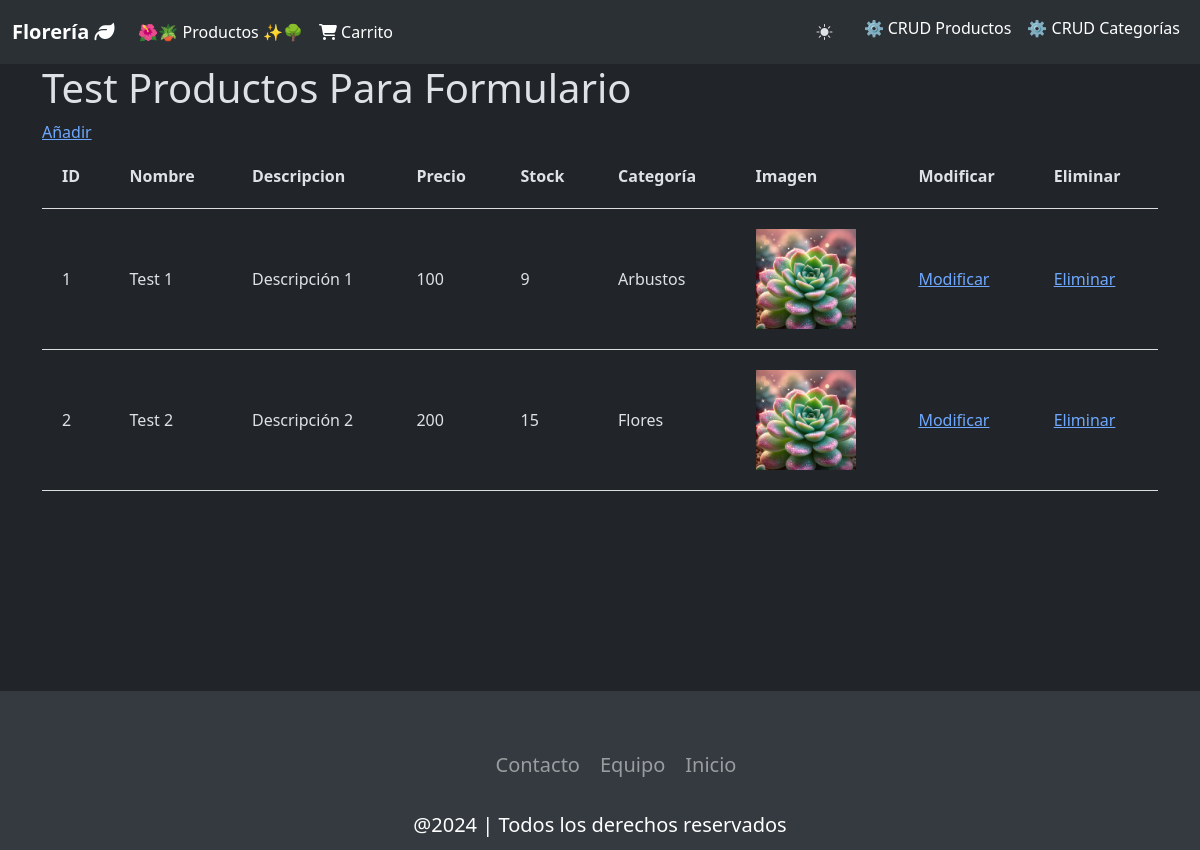
The page /tienda/productos_list/ on the database as committed earlier.
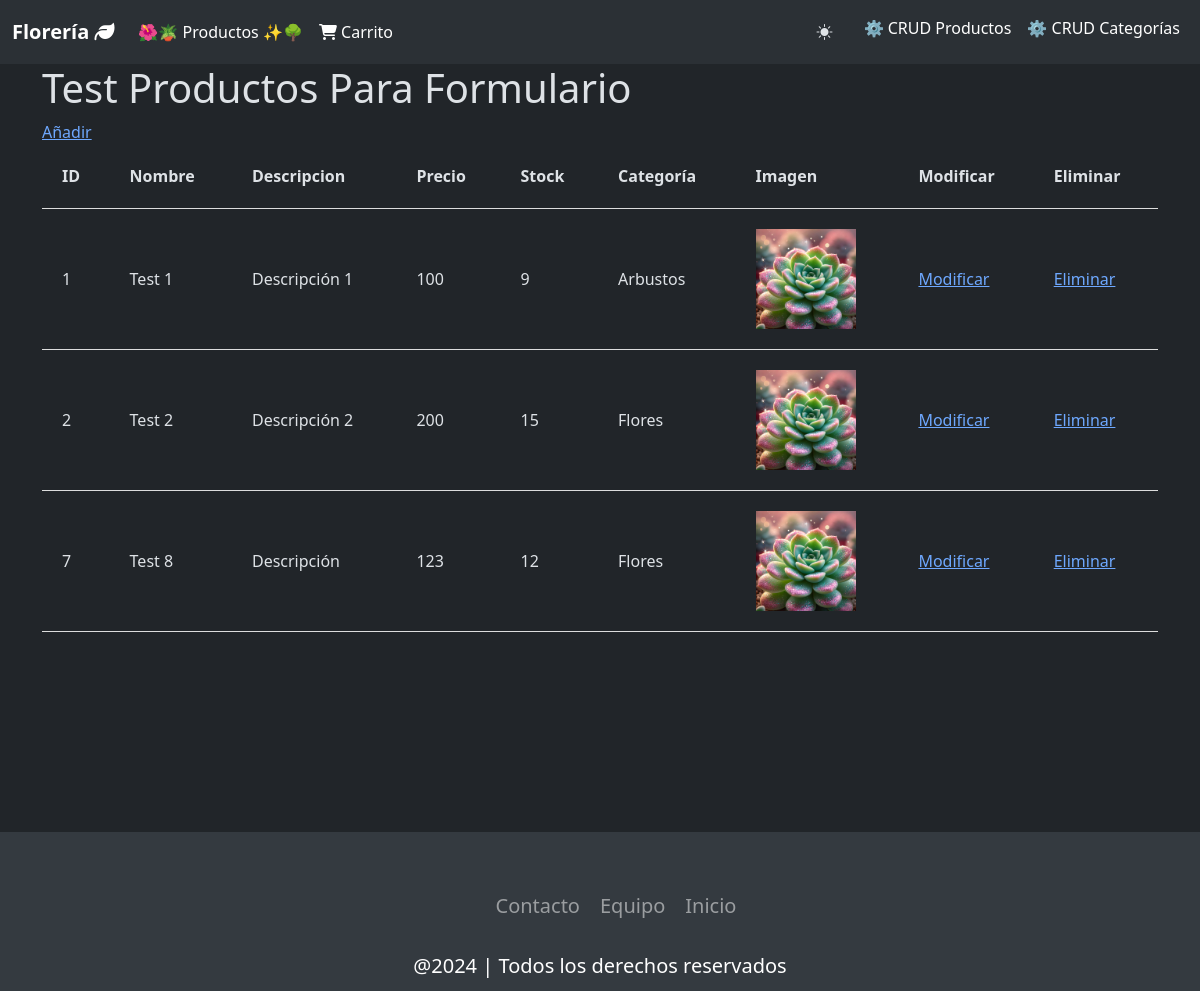
The same page on the database as committed later.
### tienda/models.py (models this page shows, shortened)
class TestProducto(models.Model):
    id_producto = models.AutoField(primary_key=True)
    nombre      = models.CharField(max_length=100)
    descripcion = models.TextField(blank=True, null=True)
    precio      = models.IntegerField()
    stock       = models.IntegerField()
    categoria   = models.ForeignKey('Categoria', on_delete=models.CASCADE, default=1)
    imagen      = models.ImageField(upload_to='productos/', default='media/default.webp')

class Categoria(models.Model):
    id_categoria = models.AutoField(db_column='idCategoria', primary_key=True)
    categoria = models.CharField(max_length=20, blank=False, null=False)
    def __str__(self):
        return str(self.categoria)

### tienda/views.py (the view)
# urls.py: path('productos_list/', views.productos_list, name='productos_list'),
def productos_list(request):
    productos = TestProducto.objects.all()
    context = {'productos': productos}
    return render(request, 'tienda/productos_list.html', context)

### tienda/templates/tienda/productos_list.html (shortened to what this page needs)
{% load static %}
<!DOCTYPE html>
<html lang="en">
<head>
  <link href="https://cdn.jsdelivr.net/npm/bootstrap@5.3.3/dist/css/bootstrap.min.css" rel="stylesheet"
>
  <link rel="stylesheet" href="https://cdn.jsdelivr.net/npm/bootstrap-icons@1.11.3/font/bootstrap-icons.min.css">
  <link rel="stylesheet" href="{% static 'tienda/css/estilos.css' %}">
</head>
<body data-bs-theme="dark">
  <div id="navegacion">
    <nav class="navbar navbar-expand-lg bg-body-tertiary" id="navbarPrincipal">
      <div class="container-fluid d-flex flex-row">
        <a class="navbar-brand" href="{% url 'inicio' %}">Florería <i class="fa-solid fa-leaf"></i></a>
        <div class="collapse navbar-collapse" id="navbarNavAltMarkup">
          <div class="navbar-nav">
            <a class="nav-link active" aria-current="page" href="{% url 'productos_comprar' %}" id="link-maceteros">🌺🪴 Productos ✨🌳</a>
            <a class="nav-link active" href="#" id="link-carrito"><i class="fa-solid fa-cart-shopping"></i> Carrito</a>
        </div>
        <div class="navbar-nav ms-auto">
          <button type="button" class="btn btn-navbar" id="btn-tema"><i class="bi bi-brightness-high-fill" id="toggler-tema"></i></button>
          <a class="nav-link active" href="{% url 'productos_list' %}">⚙️ CRUD Productos</a>
          <a class="nav-link active" href="{% url 'crud_categorias' %}">⚙️ CRUD Categorías</a>
        </div>
      </div>
    </nav>
  </div>
  <div class="container-extend-lg" id="contenido">
    <div class="container">
        <h1>Test Productos Para Formulario</h1>
        <a href="{% url 'add_producto' %}">Añadir</a>
        {% if productos %}
            <table>
                <tr>
                    <th>ID</th>
                    <th>Nombre</th>
                    <th>Descripcion</th>
                    <th>Precio</th>
                    <th>Stock</th>
                    <th>Categoría</th>
                    <th>Imagen</th>
                    <th>Modificar</th>
                    <th>Eliminar</th>
                </tr>
                {% for producto in productos %}
                    <tr>
                        <td>{{ producto.pk }}</td>
                        <td>{{ producto.nombre }}</td>
                        <td>{{ producto.descripcion }}</td>
                        <td>{{ producto.precio }}</td>
                        <td>{{ producto.stock }}</td>
                        <td>{{ producto.categoria }}</td>
                        <td><img src="{{ producto.imagen.url }}" alt="{{ producto.nombre }}" width="100"></td>
                        <td><a href="{% url 'modificar_producto' producto.pk %}">Modificar</a></td>
                        <td><a href="{% url 'eliminar_producto' producto.pk %}">Eliminar</a></td>
                    </tr>
                {% endfor %}
            </table>
        {% else %}
            <p>No hay productos</p>
        {% endif %}
      </div>
  <div id="footer" style="margin-top: 200px;">
    <footer class="footer">
      <ul class="social-icon">
        <li class="icon-elem">
        </li>
        <li class="icon-elem">
        </li>
        <li class="icon-elem">
        </li>
      </ul>
      <ul class="menu">
        <li class="menu-elem">
          <a href="https://github.com/Lala-Banana/Prueba-2-Progra-Web" class="menu-icon">Contacto</a>
        </li>
        <li class="menu-elem">
          <a href="https://github.com/Lala-Banana/Prueba-2-Progra-Web" class="menu-icon">Equipo</a>
        </li>
        <li class="menu-elem">
          <a href="indice.html" class="menu-icon">Inicio</a>
        </li>
      </ul>
      <p class="text-footer">@2024 | Todos los derechos reservados</p>
    </footer>
  </div>
</body>
</html>

Rows that differ between the two databases and show on the page:
added TestProducto: pk "7", nombre "Test 8", descripcion "Descripción", precio "123", stock "12", categoria "Flores", imagen (placeholder picture)
